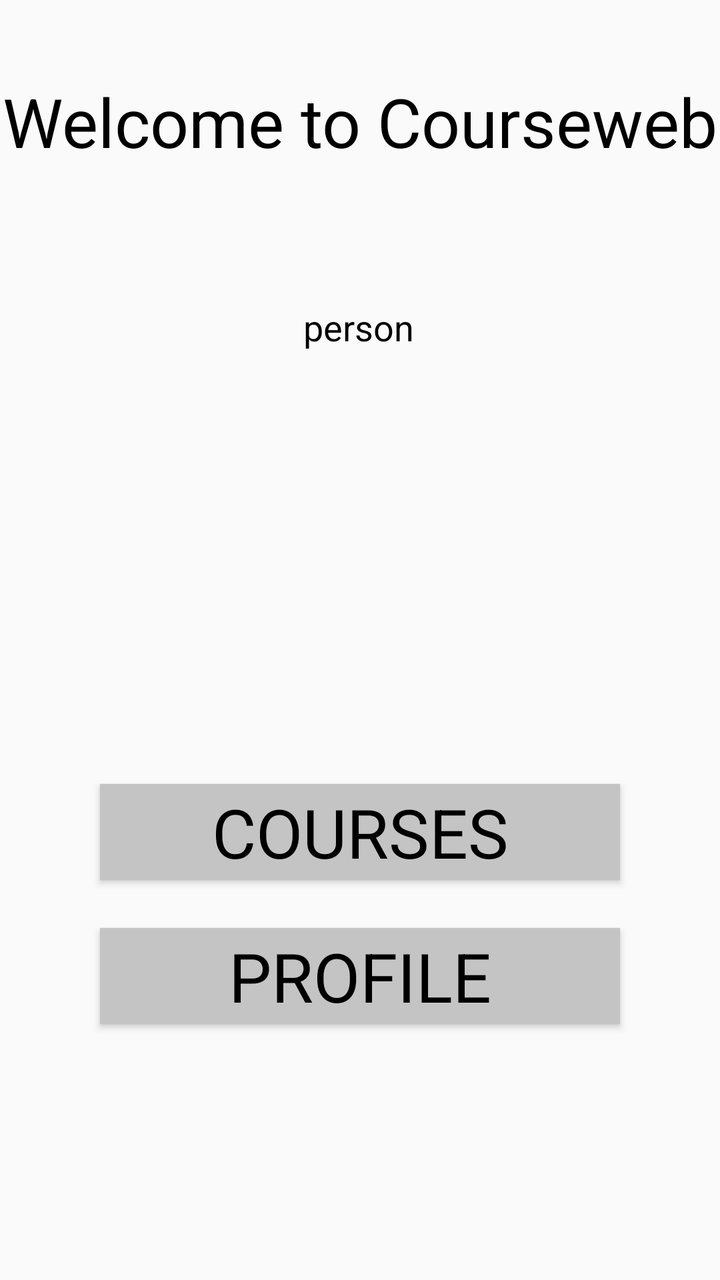
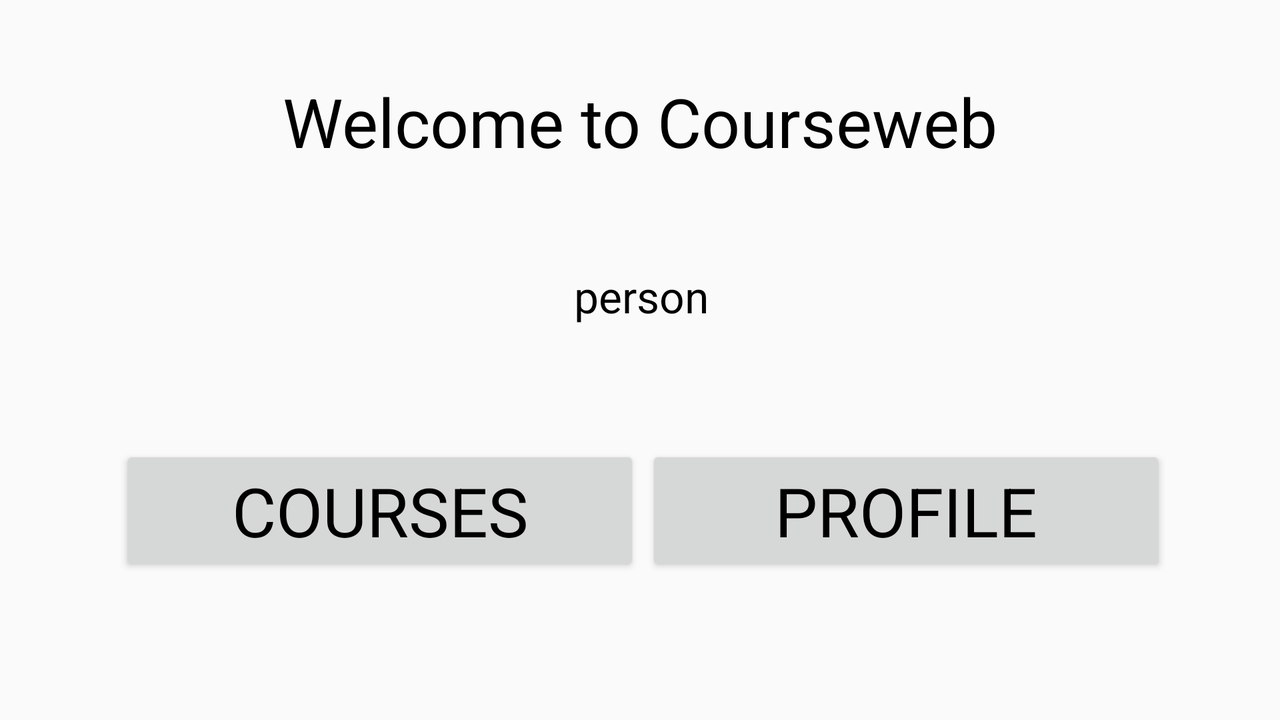

The same Android screen from two of the app's own layout files: first res/layout/ as a phone draws it, then the repository's variant for another configuration, drawn on a device whose configuration selects that folder. Both files follow.
<!-- AndroidManifest.xml: application theme AppTheme -->
<!-- res/layout/activity_main_page.xml -->
<?xml version="1.0" encoding="utf-8"?>
<android.support.constraint.ConstraintLayout xmlns:android="http://schemas.android.com/apk/res/android"
    xmlns:app="http://schemas.android.com/apk/res-auto"
    xmlns:tools="http://schemas.android.com/tools"
    android:layout_width="match_parent"
    android:layout_height="match_parent"
    tools:context="okuyucu.sabanciuniv.edu.courseweb.MainPageActivity">

    <Button
        android:id="@+id/coursesButton"
        android:layout_width="260dp"
        android:layout_height="wrap_content"
        android:layout_marginBottom="24dp"
        android:background="@color/greylight"
        android:text="COURSES"
        android:textAppearance="@style/TextAppearance.AppCompat.Display1"
        app:layout_constraintBottom_toTopOf="@+id/profileButton"
        app:layout_constraintEnd_toEndOf="parent"
        app:layout_constraintStart_toStartOf="parent" />

    <Button
        android:id="@+id/profileButton"
        android:layout_width="260dp"
        android:layout_height="wrap_content"
        android:layout_marginBottom="128dp"
        android:background="@color/greylight"
        android:text="PROFILE"
        android:textAppearance="@style/TextAppearance.AppCompat.Display1"
        app:layout_constraintBottom_toBottomOf="parent"
        app:layout_constraintEnd_toEndOf="parent"
        app:layout_constraintStart_toStartOf="parent" />

    <TextView
        android:id="@+id/welcomeTextView"
        android:layout_width="wrap_content"
        android:layout_height="wrap_content"
        android:layout_below="@+id/profileButton"
        android:layout_centerHorizontal="true"
        android:layout_marginTop="38dp"
        android:text="Welcome to Courseweb"
        android:textAppearance="@style/TextAppearance.AppCompat.Display1"
        app:layout_constraintEnd_toEndOf="parent"
        app:layout_constraintStart_toStartOf="parent"
        app:layout_constraintTop_toTopOf="parent" />

    <TextView
        android:id="@+id/personTextView"
        android:layout_width="wrap_content"
        android:layout_height="wrap_content"
        android:layout_marginEnd="8dp"
        android:layout_marginStart="8dp"
        android:layout_marginTop="68dp"
        android:contentDescription="PERSON NAME"
        android:textAppearance="@style/TextAppearance.AppCompat.Medium"
        app:layout_constraintEnd_toEndOf="parent"
        app:layout_constraintHorizontal_bias="0.498"
        app:layout_constraintStart_toStartOf="parent"
        app:layout_constraintTop_toBottomOf="@+id/welcomeTextView"
        tools:text="person" />

</android.support.constraint.ConstraintLayout>
<!-- resources referenced by this layout -->
<resources>
  <color name="greylight">#c4c4c4</color>
  <style name="AppTheme" parent="Theme.AppCompat.Light.DarkActionBar">
          
          <item name="colorPrimary">@color/colorPrimary</item>
          <item name="colorPrimaryDark">@color/colorPrimaryDark</item>
          <item name="colorAccent">@color/colorAccent</item>
          <item name="android:textColor">@color/text_primary</item>
      </style>
  <color name="colorPrimary">#aaaaaa</color>
  <color name="colorPrimaryDark">#e1000000</color>
  <color name="colorAccent">#FF4081</color>
  <color name="text_primary">#000000</color>
</resources>
<!-- res/layout-land/activity_main_page.xml (the repository's variant of the layout above) -->
<!-- drawn on the phone turned sideways -->
<?xml version="1.0" encoding="utf-8"?>
<android.support.constraint.ConstraintLayout xmlns:android="http://schemas.android.com/apk/res/android"
    xmlns:app="http://schemas.android.com/apk/res-auto"
    xmlns:tools="http://schemas.android.com/tools"
    android:layout_width="match_parent"
    android:layout_height="match_parent"
    tools:context="okuyucu.sabanciuniv.edu.courseweb.MainPageActivity">

    <Button
        android:id="@+id/coursesButton"
        android:layout_width="260dp"
        android:layout_height="wrap_content"
        android:layout_marginBottom="72dp"
        android:text="COURSES"
        android:textAppearance="@style/TextAppearance.AppCompat.Display1"
        app:layout_constraintBottom_toBottomOf="parent"
        app:layout_constraintEnd_toEndOf="parent"
        app:layout_constraintHorizontal_bias="0.158"
        app:layout_constraintStart_toStartOf="parent" />

    <Button
        android:id="@+id/profileButton"
        android:layout_width="260dp"
        android:layout_height="wrap_content"
        android:layout_marginBottom="72dp"
        android:text="PROFILE"
        android:textAppearance="@style/TextAppearance.AppCompat.Display1"
        app:layout_constraintBottom_toBottomOf="parent"
        app:layout_constraintEnd_toEndOf="parent"
        app:layout_constraintHorizontal_bias="0.85"
        app:layout_constraintStart_toStartOf="parent" />

    <TextView
        android:id="@+id/welcomeTextView"
        android:layout_width="wrap_content"
        android:layout_height="wrap_content"
        android:layout_below="@+id/profileButton"
        android:layout_centerHorizontal="true"
        android:layout_marginTop="38dp"
        android:text="Welcome to Courseweb"
        android:textAppearance="@style/TextAppearance.AppCompat.Display1"
        app:layout_constraintEnd_toEndOf="parent"
        app:layout_constraintStart_toStartOf="parent"
        app:layout_constraintTop_toTopOf="parent" />

    <TextView
        android:id="@+id/personTextView"
        android:layout_width="wrap_content"
        android:layout_height="wrap_content"
        android:layout_marginEnd="8dp"
        android:layout_marginStart="8dp"
        android:layout_marginTop="50dp"
        android:contentDescription="PERSON NAME"
        android:textAppearance="@style/TextAppearance.AppCompat.Large"
        app:layout_constraintEnd_toEndOf="parent"
        app:layout_constraintHorizontal_bias="0.501"
        app:layout_constraintStart_toStartOf="parent"
        app:layout_constraintTop_toBottomOf="@+id/welcomeTextView"
        tools:text="person" />

</android.support.constraint.ConstraintLayout>
<!-- resources referenced by the variant -->
<!-- as the phone turned sideways resolves them -->
<resources>
  <style name="AppTheme" parent="Theme.AppCompat.Light.DarkActionBar">
          
          <item name="colorPrimary">@color/colorPrimary</item>
          <item name="colorPrimaryDark">@color/colorPrimaryDark</item>
          <item name="colorAccent">@color/colorAccent</item>
          <item name="android:textColor">@color/text_primary</item>
      </style>
  <color name="colorPrimary">#aaaaaa</color>
  <color name="colorPrimaryDark">#e1000000</color>
  <color name="colorAccent">#FF4081</color>
  <color name="text_primary">#000000</color>
</resources>
